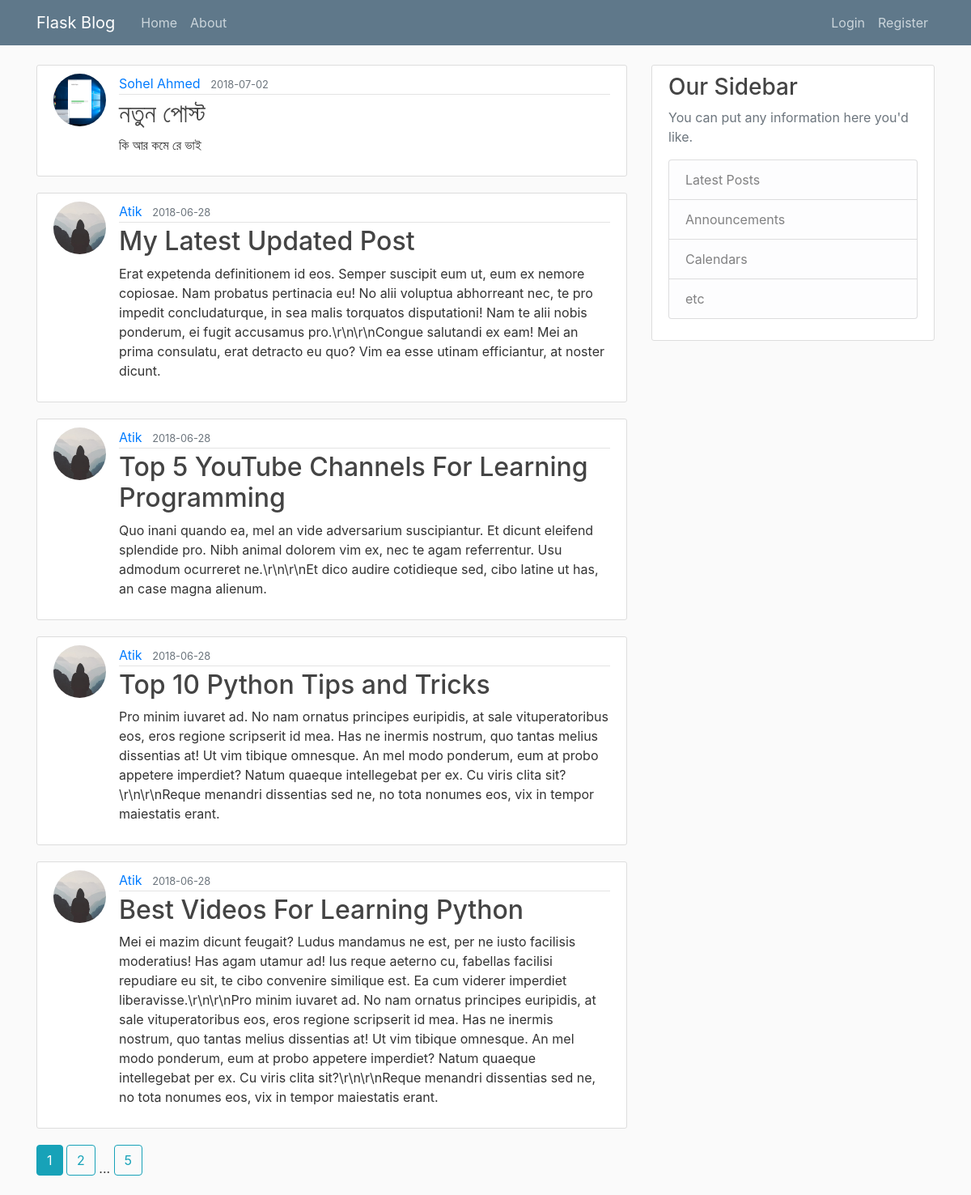
The page /home on the database its author committed.
### flaskblog/models.py (models this page shows, shortened)
class Post(db.Model):
    id = db.Column(db.Integer,primary_key=True)
    title = db.Column(db.String(100),nullable = False)
    date_posted = db.Column(db.DateTime,nullable = False,default=datetime.utcnow)
    content = db.Column(db.Text,nullable=False)
    user_id = db.Column(db.Integer,db.ForeignKey('user.id'),nullable=False)

class User(db.Model,UserMixin):
    id = db.Column(db.Integer,primary_key=True)
    username = db.Column(db.String(20),unique=True,nullable=False)
    email = db.Column(db.String(120),unique=True,nullable=False)
    image_file = db.Column(db.String(20),nullable=False,default='default.jpg')
    password = db.Column(db.String(60),nullable=False)
    posts = db.relationship('Post',backref='author',lazy=True)

### flaskblog/main/routes.py (the view)
@main.route("/")
@main.route("/home")
def home():
	page = request.args.get('page',1,type=int)
	posts = Post.query.order_by(Post.date_posted.desc()).paginate(page=page,per_page=5)
	return render_template('home.html',posts=posts)

### flaskblog/templates/home.html
{% extends "layout.html" %}
{% block content %}
    {% for post in posts.items %}
        <article class="media content-section">
          <img class="rounded-circle article-img" src="{{ url_for('static',filename='profile_pics/'+post.author.image_file) }}">
          <div class="media-body">
            <div class="article-metadata">
              <a class="mr-2" href="{{ url_for('users.user_posts',username=post.author.username)}}">{{ post.author.username }}</a>
              <small class="text-muted">{{ post.date_posted.strftime('%Y-%m-%d') }}</small>
            </div>
            <h2><a class="article-title" href="{{ url_for('posts.post',post_id=post.id) }}">{{ post.title }}</a></h2>
            <p class="article-content">{{ post.content }}</p>
          </div>
        </article>
    {% endfor %}
    {% for page_no in posts.iter_pages(left_edge=1,right_edge=1,left_current=1,right_current=2) %}
        {% if page_no %}
          {% if posts.page == page_no %}
            <a class="btn btn-info mb-4" href="{{ url_for('main.home',page=page_no)}}">{{ page_no }}</a>
          {% else %}
            <a class="btn btn-outline-info mb-4" href="{{ url_for('main.home',page=page_no)}}">{{ page_no }}</a>
          {% endif %}
        {% else %}
          ...
        {% endif %}
    {% endfor %}
{% endblock content %}

### flaskblog/static/main.css (style rules this page uses)
body { background: #fafafa; color: #333333; margin-top: 5rem; }
h1, h2, h3, h4, h5, h6 { color: #444444; }
.content-section { background: #ffffff; padding: 10px 20px; border: 1px solid #dddddd; border-radius: 3px; margin-bottom: 20px; }
.article-title { color: #444444; }
.article-content { white-space: pre-line; }
.article-img { height: 65px; width: 65px; margin-right: 16px; }
.article-metadata { padding-bottom: 1px; margin-bottom: 4px; border-bottom: 1px solid #e3e3e3 }

### rows shown on the page
Post: image_file (picture), author.username "Sohel Ahmed", date_posted "2018-07-02", title "নতুন পোস্ট", content "কি আর কমে রে ভাই"
Post: image_file (placeholder picture), author.username "Atik", date_posted "2018-06-28", title "My Latest Updated Post", content "Erat expetenda definitionem id eos. Semper suscipit eum ut, eum ex nemore copiosae. Nam probatus pertinacia eu! No alii voluptua abhorreant nec, te pro impedit concludaturque, in sea malis torquatos disputationi! Nam te alii nobis ponderum, ei fugit accusamus pro.\\r\\n\\r\\nCongue salutandi ex eam! Mei an prima consulatu, erat detracto eu quo? Vim ea esse utinam efficiantur, at noster dicunt."
Post: image_file (placeholder picture), author.username "Atik", date_posted "2018-06-28", title "Top 5 YouTube Channels For Learning Programming", content "Quo inani quando ea, mel an vide adversarium suscipiantur. Et dicunt eleifend splendide pro. Nibh animal dolorem vim ex, nec te agam referrentur. Usu admodum ocurreret ne.\\r\\n\\r\\nEt dico audire cotidieque sed, cibo latine ut has, an case magna alienum."
Post: image_file (placeholder picture), author.username "Atik", date_posted "2018-06-28", title "Top 10 Python Tips and Tricks", content "Pro minim iuvaret ad. No nam ornatus principes euripidis, at sale vituperatoribus eos, eros regione scripserit id mea. Has ne inermis nostrum, quo tantas melius dissentias at! Ut vim tibique omnesque. An mel modo ponderum, eum at probo appetere imperdiet? Natum quaeque intellegebat per ex. Cu viris clita sit?\\r\\n\\r\\nReque menandri dissentias sed ne, no tota nonumes eos, vix in tempor maiestatis erant."
Post: image_file (placeholder picture), author.username "Atik", date_posted "2018-06-28", title "Best Videos For Learning Python", content "Mei ei mazim dicunt feugait? Ludus mandamus ne est, per ne iusto facilisis moderatius! Has agam utamur ad! Ius reque aeterno cu, fabellas facilisi repudiare eu sit, te cibo convenire similique est. Ea cum viderer imperdiet liberavisse.\\r\\n\\r\\nPro minim iuvaret ad. No nam ornatus principes euripidis, at sale vituperatoribus eos, eros regione scripserit id mea. Has ne inermis nostrum, quo tantas melius dissentias at! Ut vim tibique omnesque. An mel modo ponderum, eum at probo appetere imperdiet? Natum quaeque intellegebat per ex. Cu viris clita sit?\\r\\n\\r\\nReque menandri dissentias sed ne, no tota nonumes eos, vix in tempor maiestatis erant."

### other values the page prints
{{ page_no }} "1"
{{ page_no }} "2" "5"
